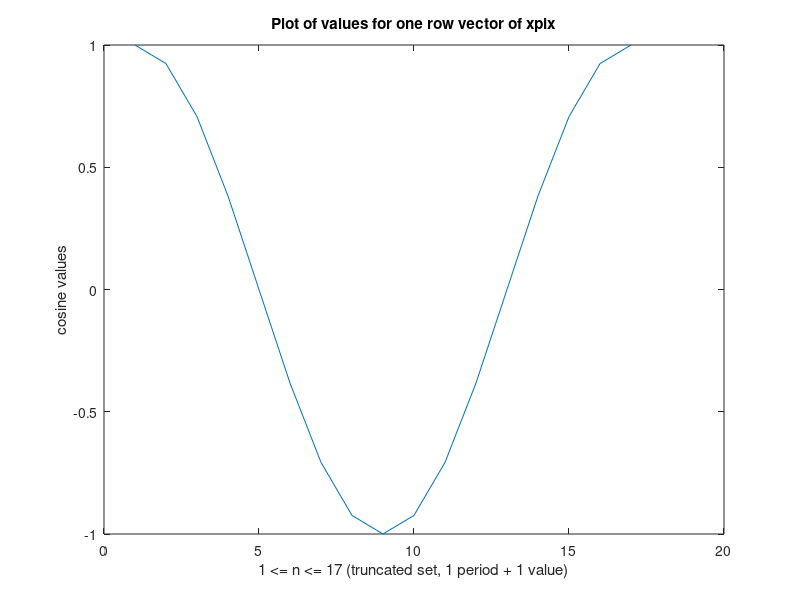

Write the MATLAB code that produced this figure. (Note: this script raises an error after producing the figure.)
load lighthouse

% Warm up 2.1
%%%%%%%%%%%%%%%%%%%%%%%%%%%%%%%%%%%%%%%%%%%%%%%%%%%%%%%%%%%%%%%%%%%%%%%%%%%%%%%%%%%%%%%
% outer product to create a matrix of cosine values
xpix = ones(256,1) * cos(2 * pi * (0:255) / 16);

% look at one row of the cosine matrix
% we do this since each row is the same. Fix the row index. I chose 1
% arbitrarily.
twne = xpix(1,1:17);
plot(twne)
title('Plot of values for one row vector of xpix')
xlabel('1 <= n <= 17 (truncated set, 1 period + 1 value)')
ylabel('cosine values')

show_img(xpix) % zoom in to see the pixel colors
title('Image of xpix, stack of cosines matrix')
xlabel('column index (n)')
ylabel('row index (m)')

xpix = xpix';
show_img(xpix)
title('Transpose of xpix img')
xlabel('row index (m)')
ylabel('column index (n)')

% twne will have 1 period of values, plus one extra value to verify that we
% indeed cycle back to the starting value.

% since we want 5 black bands w/ white band separations => 5 periods
% working with pixels => 400x400 matrix = 400x400 image
% 400 / 80 = 5 => use 80 as your period to get 5 periods in a 400px span
ypix = ones(400,1) * cos(2 * pi * (0:399) / 80);
ypix = ypix'; % transpose of vert lines gives horizontal lines

show_img(ypix);
title('400x400 horizontal band image')
xlabel('column index (n)')
ylabel('row index (m)')


% Warm up 2.3
%%%%%%%%%%%%%%%%%%%%%%%%%%%%%%%%%%%%%%%%%%%%%%%%%%%%%%%%%%%%%%%%%%%%%%%%%%%%%%%%%%%%%%%
% downsampling
p = 2;
wp = ww(1:p:end,1:p:end);
show_img(wp)
title('p=2 Down Sampled Lighthouse')
xlabel('column index (n)')
ylabel('row index (m)')

down_size = size(wp);
